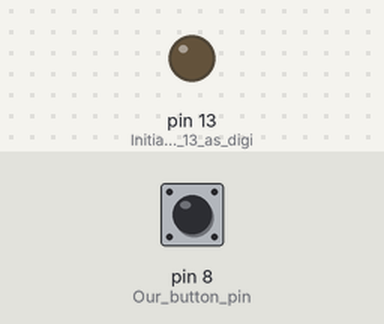
A sketch run on a simulated Arduino Uno, built with avr-gcc and run on an emulated ATmega328P. On the bench: output pins drawn as LEDs (lit = HIGH). The inputs (shaded band) are chosen by the test bench; at power-on: pin 8 (Our_button_pin) LOW. The modem accepts every AT command (registered, SIM ready, sends succeed) and sends nothing else.

Above: at 1.2 s.
1.3 s: pin 8 (Our_button_pin) pulled HIGH for 0.15 s
At 2.2 s:
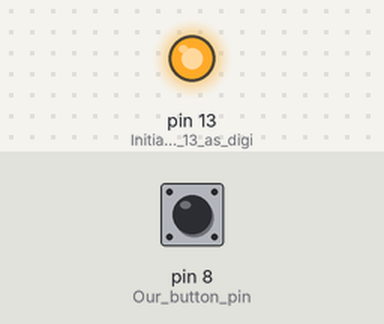
Timing chart, 0 to 17.7 s (numbered marks = the images above; inputs shaded):
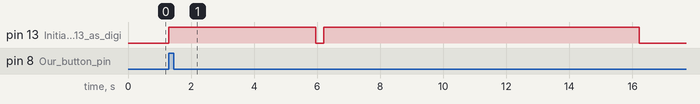

The sketch:

sms.ino
```cpp
// (licence header left out)
#include <SoftwareSerial.h>

SoftwareSerial mySerial(3, 2); // RX, TX pins

void setup() {

pinMode(13, OUTPUT); // Initialize pin 13 as digital out (LED)
pinMode(8, INPUT); // Our button pin
mySerial.begin(4800); // Open serial connection at baud rate of 4800

}

void loop(){

if (digitalRead(8) == HIGH){ // On button press
digitalWrite(13, HIGH); // Turn LED on.
mySerial.println("AT"); // Sends AT command to wake up cell phone
delay(500);
mySerial.println("AT+CMGF=1"); // Puts phone into SMS mode
delay(1000); // Wait a second
mySerial.println("AT+CMGW=\"+14165551234\""); // YOUR NUMBER HERE; Creates new message to number
delay(1000);
mySerial.print("Sent from my Arduino."); // Message contents
delay(1000);
mySerial.write(byte(26)); // (signals end of message)
delay(1000);
mySerial.println("AT+CMSS=1"); // Sends message at index of 1
digitalWrite(13, LOW); // Turn LED off
delay(250);
digitalWrite(13, HIGH); // Turn LED on.
delay(10000); // Give the phone time to send the SMS
mySerial.println("AT+CMGD=1"); // Deletes message at index of 1
digitalWrite(13, LOW); // Turn LED off.
delay(250);
}

}
```

Measured:
- after the input at 1.3 s, pin 13 (Initialize_pin_13_as_digi): LOW → HIGH at once, → LOW 4.7 s later, → HIGH 0.25 s later, → LOW 10.0 s later
